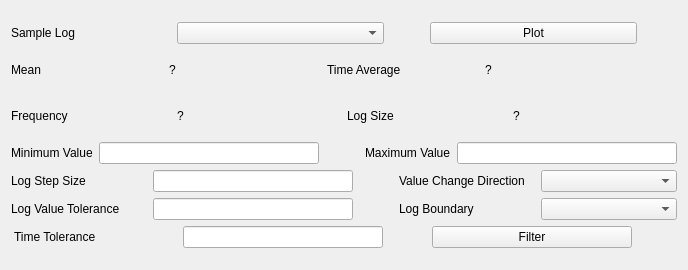
            <widget class="QWidget" name="scrollAreaWidgetContents">
             <property name="geometry">
              <rect>
               <x>0</x>
               <y>0</y>
               <width>688</width>
               <height>270</height>
              </rect>
             </property>
             <layout class="QGridLayout" name="gridLayout_5">
              <item row="0" column="0">
               <layout class="QVBoxLayout" name="verticalLayout_2">
                <item>
                 <layout class="QHBoxLayout" name="horizontalLayout_8">
                  <item>
                   <widget class="QLabel" name="label_7">
                    <property name="maximumSize">
                     <size>
                      <width>160</width>
                      <height>40</height>
                     </size>
                    </property>
                    <property name="text">
                     <string>Sample Log</string>
                    </property>
                   </widget>
                  </item>
                  <item>
                   <widget class="QComboBox" name="comboBox_2"/>
                  </item>
                  <item>
                   <spacer name="horizontalSpacer_14">
                    <property name="orientation">
                     <enum>Qt::Horizontal</enum>
                    </property>
                    <property name="sizeType">
                     <enum>QSizePolicy::Preferred</enum>
                    </property>
                    <property name="sizeHint" stdset="0">
                     <size>
                      <width>40</width>
                      <height>20</height>
                     </size>
                    </property>
                   </spacer>
                  </item>
                  <item>
                   <widget class="QPushButton" name="pushButton_4">
                    <property name="text">
                     <string>Plot</string>
                    </property>
                   </widget>
                  </item>
                  <item>
                   <spacer name="horizontalSpacer_24">
                    <property name="orientation">
                     <enum>Qt::Horizontal</enum>
                    </property>
                    <property name="sizeType">
                     <enum>QSizePolicy::Preferred</enum>
                    </property>
                    <property name="sizeHint" stdset="0">
                     <size>
                      <width>40</width>
                      <height>20</height>
                     </size>
                    </property>
                   </spacer>
                  </item>
                 </layout>
                </item>
                <item>
                 <layout class="QHBoxLayout" name="horizontalLayout_9">
                  <item>
                   <widget class="QLabel" name="label_mean">
                    <property name="maximumSize">
                     <size>
                      <width>160</width>
                      <height>40</height>
                     </size>
                    </property>
                    <property name="text">
                     <string>Mean</string>
                    </property>
                   </widget>
                  </item>
                  <item>
                   <widget class="QLabel" name="label_meanvalue">
                    <property name="maximumSize">
                     <size>
                      <width>16777215</width>
                      <height>40</height>
                     </size>
                    </property>
                    <property name="text">
                     <string>?</string>
                    </property>
                   </widget>
                  </item>
                  <item>
                   <widget class="QLabel" name="label_avg">
                    <property name="maximumSize">
                     <size>
                      <width>160</width>
                      <height>40</height>
                     </size>
                    </property>
                    <property name="text">
                     <string>Time Average</string>
                    </property>
                   </widget>
                  </item>
                  <item>
                   <widget class="QLabel" name="label_timeAvgValue">
                    <property name="maximumSize">
                     <size>
                      <width>16777215</width>
                      <height>40</height>
                     </size>
                    </property>
                    <property name="text">
                     <string>?</string>
                    </property>
                   </widget>
                  </item>
                  <item>
                   <spacer name="horizontalSpacer_26">
                    <property name="orientation">
                     <enum>Qt::Horizontal</enum>
                    </property>
                    <property name="sizeType">
                     <enum>QSizePolicy::Preferred</enum>
                    </property>
                    <property name="sizeHint" stdset="0">
                     <size>
                      <width>40</width>
                      <height>20</height>
                     </size>
                    </property>
                   </spacer>
                  </item>
                 </layout>
                </item>
                <item>
                 <layout class="QHBoxLayout" name="horizontalLayout_10">
                  <item>
                   <widget class="QLabel" name="label_freq">
                    <property name="maximumSize">
                     <size>
                      <width>160</width>
                      <height>40</height>
                     </size>
                    </property>
                    <property name="text">
                     <string>Frequency</string>
                    </property>
                   </widget>
                  </item>
                  <item>
                   <widget class="QLabel" name="label_freqValue">
                    <property name="maximumSize">
                     <size>
                      <width>16777215</width>
                      <height>40</height>
                     </size>
                    </property>
                    <property name="text">
                     <string>?</string>
                    </property>
                   </widget>
                  </item>
                  <item>
                   <widget class="QLabel" name="label_logsize">
                    <property name="maximumSize">
                     <size>
                      <width>160</width>
                      <height>40</height>
                     </size>
                    </property>
                    <property name="text">
                     <string>Log Size</string>
                    </property>
                   </widget>
                  </item>
                  <item>
                   <widget class="QLabel" name="label_logsizevalue">
                    <property name="maximumSize">
                     <size>
                      <width>16777215</width>
                      <height>40</height>
                     </size>
                    </property>
                    <property name="text">
                     <string>?</string>
                    </property>
                   </widget>
                  </item>
                 </layout>
                </item>
                <item>
                 <layout class="QHBoxLayout" name="horizontalLayout_11">
                  <item>
                   <widget class="QLabel" name="label_8">
                    <property name="text">
                     <string>Minimum Value</string>
                    </property>
                   </widget>
                  </item>
                  <item>
                   <widget class="QLineEdit" name="lineEdit_5"/>
                  </item>
                  <item>
                   <spacer name="horizontalSpacer_15">
                    <property name="orientation">
                     <enum>Qt::Horizontal</enum>
                    </property>
                    <property name="sizeType">
                     <enum>QSizePolicy::Preferred</enum>
                    </property>
                    <property name="sizeHint" stdset="0">
                     <size>
                      <width>40</width>
                      <height>20</height>
                     </size>
                    </property>
                   </spacer>
                  </item>
                  <item>
                   <widget class="QLabel" name="label_9">
                    <property name="text">
                     <string>Maximum Value</string>
                    </property>
                   </widget>
                  </item>
                  <item>
                   <widget class="QLineEdit" name="lineEdit_6"/>
                  </item>
                 </layout>
                </item>
                <item>
                 <layout class="QHBoxLayout" name="horizontalLayout_12">
                  <item>
                   <widget class="QLabel" name="label_10">
                    <property name="maximumSize">
                     <size>
                      <width>160</width>
                      <height>16777215</height>
                     </size>
                    </property>
                    <property name="text">
                     <string>Log Step Size</string>
                    </property>
                   </widget>
                  </item>
                  <item>
                   <widget class="QLineEdit" name="lineEdit_7">
                    <property name="maximumSize">
                     <size>
                      <width>200</width>
                      <height>16777215</height>
                     </size>
                    </property>
                   </widget>
                  </item>
                  <item>
                   <spacer name="horizontalSpacer_16">
                    <property name="orientation">
                     <enum>Qt::Horizontal</enum>
                    </property>
                    <property name="sizeType">
                     <enum>QSizePolicy::Preferred</enum>
                    </property>
                    <property name="sizeHint" stdset="0">
                     <size>
                      <width>40</width>
                      <height>20</height>
                     </size>
                    </property>
                   </spacer>
                  </item>
                  <item>
                   <widget class="QLabel" name="label_11">
                    <property name="maximumSize">
                     <size>
                      <width>200</width>
                      <height>16777215</height>
                     </size>
                    </property>
                    <property name="text">
                     <string>Value Change Direction</string>
                    </property>
                   </widget>
                  </item>
                  <item>
                   <widget class="QComboBox" name="comboBox_4"/>
                  </item>
                 </layout>
                </item>
                <item>
                 <layout class="QHBoxLayout" name="horizontalLayout_13">
                  <item>
                   <widget class="QLabel" name="label_19">
                    <property name="maximumSize">
                     <size>
                      <width>160</width>
                      <height>16777215</height>
                     </size>
                    </property>
                    <property name="text">
                     <string>Log Value Tolerance</string>
                    </property>
                   </widget>
                  </item>
                  <item>
                   <widget class="QLineEdit" name="lineEdit_8">
                    <property name="maximumSize">
                     <size>
                      <width>200</width>
                      <height>16777215</height>
                     </size>
                    </property>
                   </widget>
                  </item>
                  <item>
                   <spacer name="horizontalSpacer_17">
                    <property name="orientation">
                     <enum>Qt::Horizontal</enum>
                    </property>
                    <property name="sizeType">
                     <enum>QSizePolicy::Preferred</enum>
                    </property>
                    <property name="sizeHint" stdset="0">
                     <size>
                      <width>40</width>
                      <height>20</height>
                     </size>
                    </property>
                   </spacer>
                  </item>
                  <item>
                   <widget class="QLabel" name="label_21">
                    <property name="maximumSize">
                     <size>
                      <width>200</width>
                      <height>16777215</height>
                     </size>
                    </property>
                    <property name="text">
                     <string>Log Boundary</string>
                    </property>
                   </widget>
                  </item>
                  <item>
                   <widget class="QComboBox" name="comboBox_5"/>
                  </item>
                 </layout>
                </item>
                <item>
                 <layout class="QHBoxLayout" name="horizontalLayout_14">
                  <item>
                   <widget class="QLabel" name="label_20">
                    <property name="maximumSize">
                     <size>
                      <width>160</width>
                      <height>16777215</height>
                     </size>
                    </property>
                    <property name="text">
                     <string>Time Tolerance</string>
                    </property>
                   </widget>
                  </item>
                  <item>
                   <widget class="QLineEdit" name="lineEdit_9">
                    <property name="maximumSize">
                     <size>
                      <width>200</width>
                      <height>16777215</height>
                     </size>
                    </property>
                   </widget>
                  </item>
                  <item>
                   <spacer name="horizontalSpacer_18">
                    <property name="orientation">
                     <enum>Qt::Horizontal</enum>
                    </property>
                    <property name="sizeType">
                     <enum>QSizePolicy::Preferred</enum>
                    </property>
                    <property name="sizeHint" stdset="0">
                     <size>
                      <width>40</width>
                      <height>20</height>
                     </size>
                    </property>
                   </spacer>
                  </item>
                  <item>
                   <widget class="QPushButton" name="pushButton_filterLog">
                    <property name="minimumSize">
                     <size>
                      <width>200</width>
                      <height>0</height>
                     </size>
                    </property>
                    <property name="maximumSize">
                     <size>
                      <width>200</width>
                      <height>16777215</height>
                     </size>
                    </property>
                    <property name="text">
                     <string>Filter</string>
                    </property>
                   </widget>
                  </item>
                  <item>
                   <spacer name="horizontalSpacer_23">
                    <property name="orientation">
                     <enum>Qt::Horizontal</enum>
                    </property>
                    <property name="sizeType">
                     <enum>QSizePolicy::Preferred</enum>
                    </property>
                    <property name="sizeHint" stdset="0">
                     <size>
                      <width>40</width>
                      <height>20</height>
                     </size>
                    </property>
                   </spacer>
                  </item>
                 </layout>
                </item>
               </layout>
              </item>
             </layout>
            </widget>
